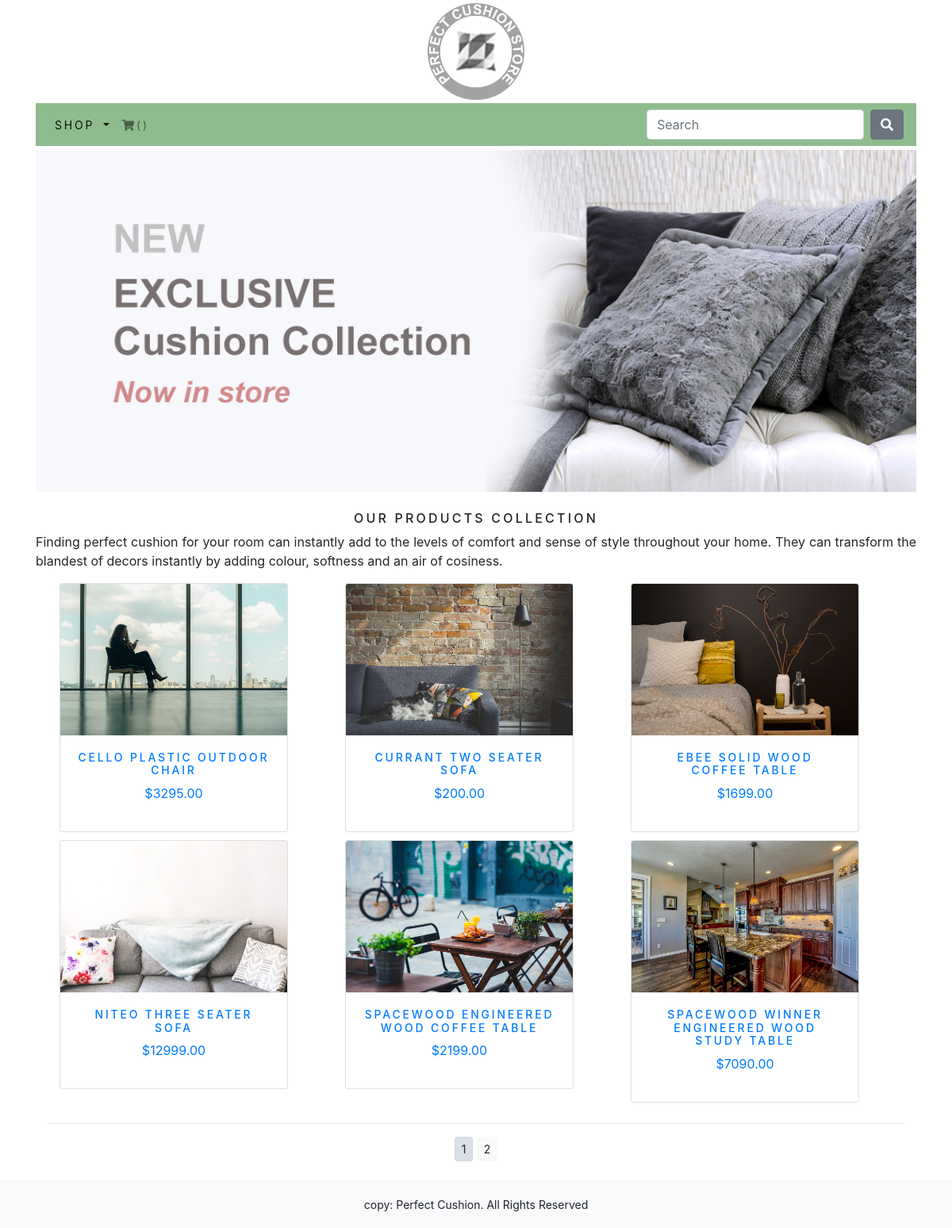
The app's page /shop/, older data.
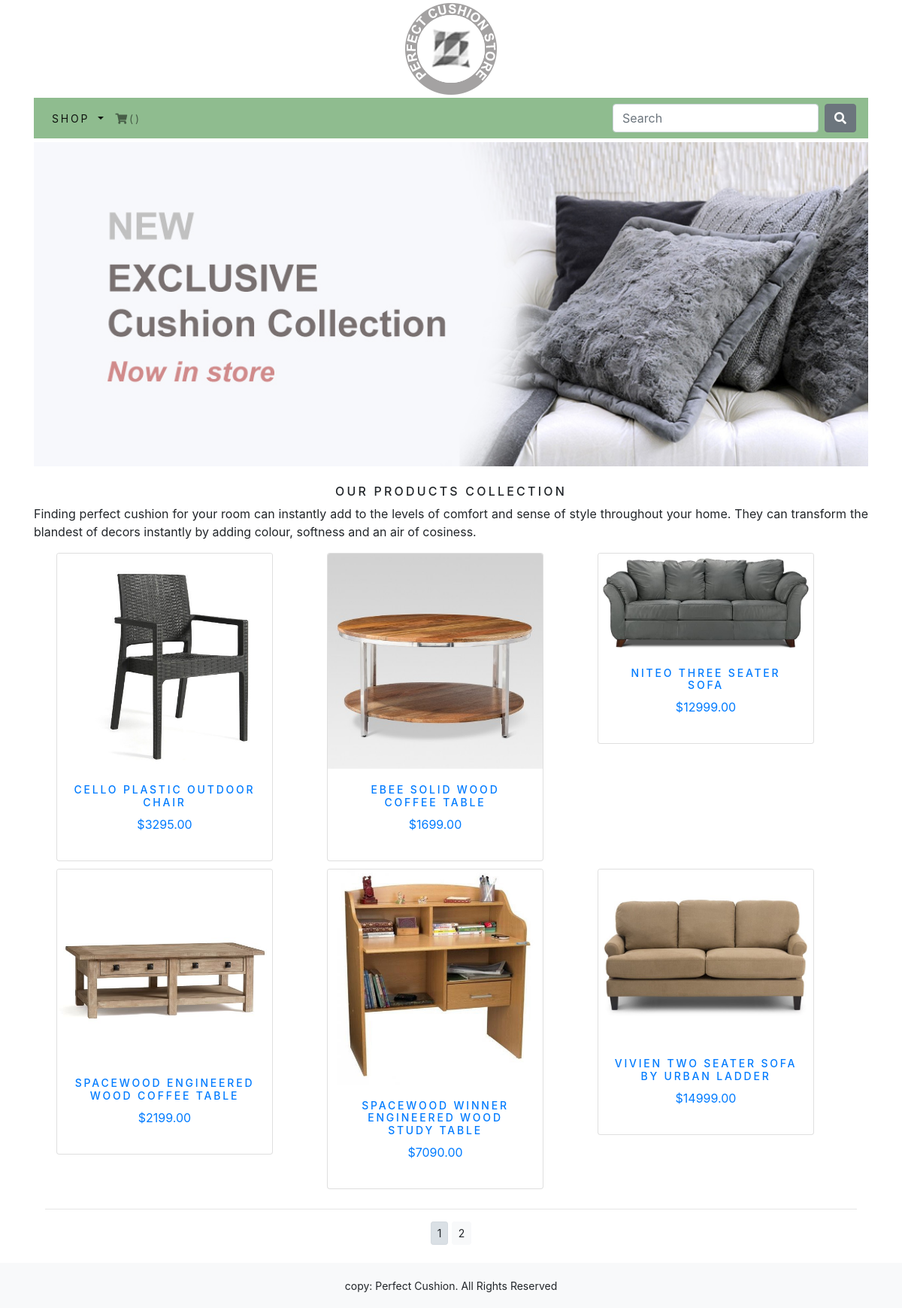
The same page, newer data.
### shop/models.py (models this page shows, shortened)
class Product(models.Model):
    name = models.CharField(max_length=200, unique=True)
    slug = models.SlugField(max_length=200, unique=True)
    description = models.TextField(blank=True)
    category = models.ForeignKey(Category, on_delete=models.CASCADE)
    price = models.DecimalField(max_digits=10, decimal_places=2)
    image = models.ImageField(upload_to="product", blank=True)
    stock = models.IntegerField()
    available = models.BooleanField(default=True)
    created = models.DateTimeField(auto_now_add=True)
    updated = models.DateTimeField(auto_now=True)
    popularity = models.IntegerField(default=0)
    class Meta:
        ordering = ('name',)
        verbose_name = 'product'
        verbose_name_plural = 'products'
    def get_url(self):
        return reverse('shop:ProdCatDetail', args=[self.category.slug, self.slug])

### shop/views.py (the view)
# urls.py: path('', views.allProdCat, name='allProdCat'),
def allProdCat(request, c_slug=None):
    c_page = None
    products_list = None
    if c_slug != None:
        c_page = get_object_or_404(Category, slug=c_slug)
        products_list = Product.objects.filter(category=c_page, available=True)
    else:
        products_list = Product.objects.all().filter(available=True)
    paginator = Paginator(products_list, 6)
    try:
        page = int(request.GET.get('page', 1))
    except:
        page = 1
    try:
        products = paginator.page(page)
    except (EmptyPage, InvalidPage):
        products = paginator.page(paginator.num_pages)
    return render(request, 'shop/category.html', {'category':c_page, 'products':products})

### cart/context_processors.py (called while the page is built)
def counter(request):
    item_count = 0
    if 'admin' in request.path:
        return {}
    else:
        try:
            cart = Cart.objects.filter(cart_id=_cart_id(request))
            cart_items = CartItem.objects.all().filter(cart=cart[:1])
            for cart_item in cart_items:
                item_count += cart_item.quantity
        except Cart.DoesNotExist:
            item_count = 0
    return dict(item_count = item_count)

### cart/views.py (called while the page is built)
def _cart_id(request):
    cart = request.session.session_key
    if not cart:
        cart = request.session.create()
    return cart

### shop/context_processors.py (called while the page is built)
def menu_links(request):
    links = Category.objects.all()
    return dict(links=links)

### shop/models.py (called while the page is built)
    def get_url(self):
        return reverse('shop:products_by_category', args=[self.slug])

### shop/templates/shop/category.html (shortened to what this page needs)
{% extends 'shop/base.html' %}
{% load staticfiles %}
{% block content %}
    <div class="mx-auto">
        {% if category %}
            <img class="my_image" src="{{ category.image.url }}" alt="{{ category.name }}">
    </div>
    <br>
    <div>
        <h1 class="text-center my_title">{{ category.name }}</h1>
        <p class="text-justify">{{ category.description }}</p>
    </div>
    {% else %}
        <img class="my_image my_image_padding" src="{% static 'img/banner.jpg' %}" alt="Our Products Collection">
    </div>
    <br>
    <div>
        <h1 class="text-center my_title">Our Products Collection</h1>
        <p class="text-justify">Finding perfect cushion for your room can instantly add to the levels of comfort and
        sense of style throughout your home. They can transform the blandest of decors instantly by adding colour,
        softness and an air of cosiness.</p>
    </div>
    {% endif %}
    <div class="container">
        <div class="row mx-auto">
            {% for product in products.object_list %}
                <div class="my_bottom_margin col-9 col-sm-12 col-md-4 col-md-12 col-lg-4">
                    <div class="card text-center" style="width: 18rem;">
                        <a href="{{ product.get_url }}">
                            <img class="card-img-top my_image" src="{{ product.image.url }}" alt="{{product.name}}">
                            <div class="card-body">
                                <h4>{{ product.name }}</h4>
                                <p>${{ product.price }}</p>
                            </div>
                        </a>
                    </div>
                </div>
            {% endfor %}
        </div>
        <div class="mx-auto">
            {% if products.paginator.num_pages > 1 %}
                <hr>
                <div class="text-center">
                    {% for pg in products.paginator.page_range %}
                        <a href="?page={{pg}}" class="btn btn-light btn-sm {% if products.number == pg%}active{%endif%}">{{pg}}</a>
                    {% endfor %}
                </div>
            {% endif %}
        </div>
        <br>
    </div>
{% endblock %}

### shop/templates/shop/base.html (shortened to what this page needs)
{% load static %}
<!DOCTYPE html>
<html lang="en">
<head>
    <link rel="stylesheet" href="{% static 'css/custom.css' %}">
    <link rel="stylesheet" href="{% static 'css/bootstrap.min.css' %}">
    <link rel="stylesheet" href="{% static 'css/fontawesome-all.min.css' %}">
</head>
<body>
    <div class="container">
        {% include 'header.html' %}
        {% include 'navbar.html' %}
        {% block content %}
        {% endblock %}
    </div>
    {% include 'footer.html' %}
</body>
</html>

### shop/templates/header.html
{% load staticfiles %}
<header>
    <center>
        <a href="{% url 'shop:allProdCat' %}"><img src="{% static 'img/logo.png' %}" alt="Perfect Cushion Store"></a>
    </center>
</header>

### shop/templates/navbar.html (shortened to what this page needs)
<nav class="navbar navbar-expand-lg navbar-light" style="background-color:darkseagreen;">
    <div class="collapse navbar-collapse" id="navbarSupportedContent">
        <ul class="navbar-nav mr-auto">
            <li class="nav-item dropdown {% if 'shop' in request.path %}active{% endif %}">
                <a class="nav-link dropdown-toggle" href="#" id="navbarDropdown" role="button" data-toggle="dropdown"
                   aria-haspopup="true" aria-expanded="false">
                    Shop
                </a>
            </li>
            <li class="nav-item">
                <a class="nav-link" href="{% url 'cart:cart_detail' %}">
                    <i class="fas fa-shopping-cart"></i>({% if item_count > 0 %}{{item_count}}{% endif %})
                </a>
            </li>
        </ul>
        <form class="form-inline my-2 my-lg-0" action="{% url 'search_app:searchResult' %}" method="get">
            <input class="form-control mr-sm-2" type="search" placeholder="Search" aria-label="Search" name="q">
            <button class="btn btn-secondary my-2 my-sm-0" type="submit"><i class="fas fa-search"></i></button>
        </form>
    </div>
</nav>

### shop/templates/footer.html
<div class="footer navbar-fixed-bottom my_footer">
    <p class="text-center">copy: Perfect Cushion. All Rights Reserved</p>
</div>

### static/css/custom.css (style rules this page uses)
body { font-family: 'Roboto', sans-serif; }
.nav-item { letter-spacing: .2em; font-size: 14px; text-transform: uppercase; }
.my_footer { background-color: #f8f9fa; height: 60px; }
.my_footer p { padding-top: 20px; font-size: 14px; }
.my_image { width: 100%; height: auto; }
.my_title { font-size: 16px; text-transform: uppercase; letter-spacing: .2em; }
.my_image_padding { padding-top: 5px; }
.my_bottom_margin { margin-bottom: 10px; }
.card-body h4 { font-size: 14px; text-transform: uppercase; letter-spacing: .2em; }

Row changes from the older to the newer data that the page shows:
removed Product: image (picture), name "CURRANT TWO SEATER SOFA", price "200.00"
changed Product "CELLO PLASTIC OUTDOOR CHAIR": image: a different picture
changed Product "EBEE SOLID WOOD COFFEE TABLE": image: a different picture
changed Product "NITEO THREE SEATER SOFA": image: a different picture
changed Product "SPACEWOOD ENGINEERED WOOD COFFEE TABLE": image: a different picture
changed Product "SPACEWOOD WINNER ENGINEERED WOOD STUDY TABLE": image: a different picture
now on this page (row unchanged): Product: image (picture), name "VIVIEN TWO SEATER SOFA BY URBAN LADDER", price "14999.00"
